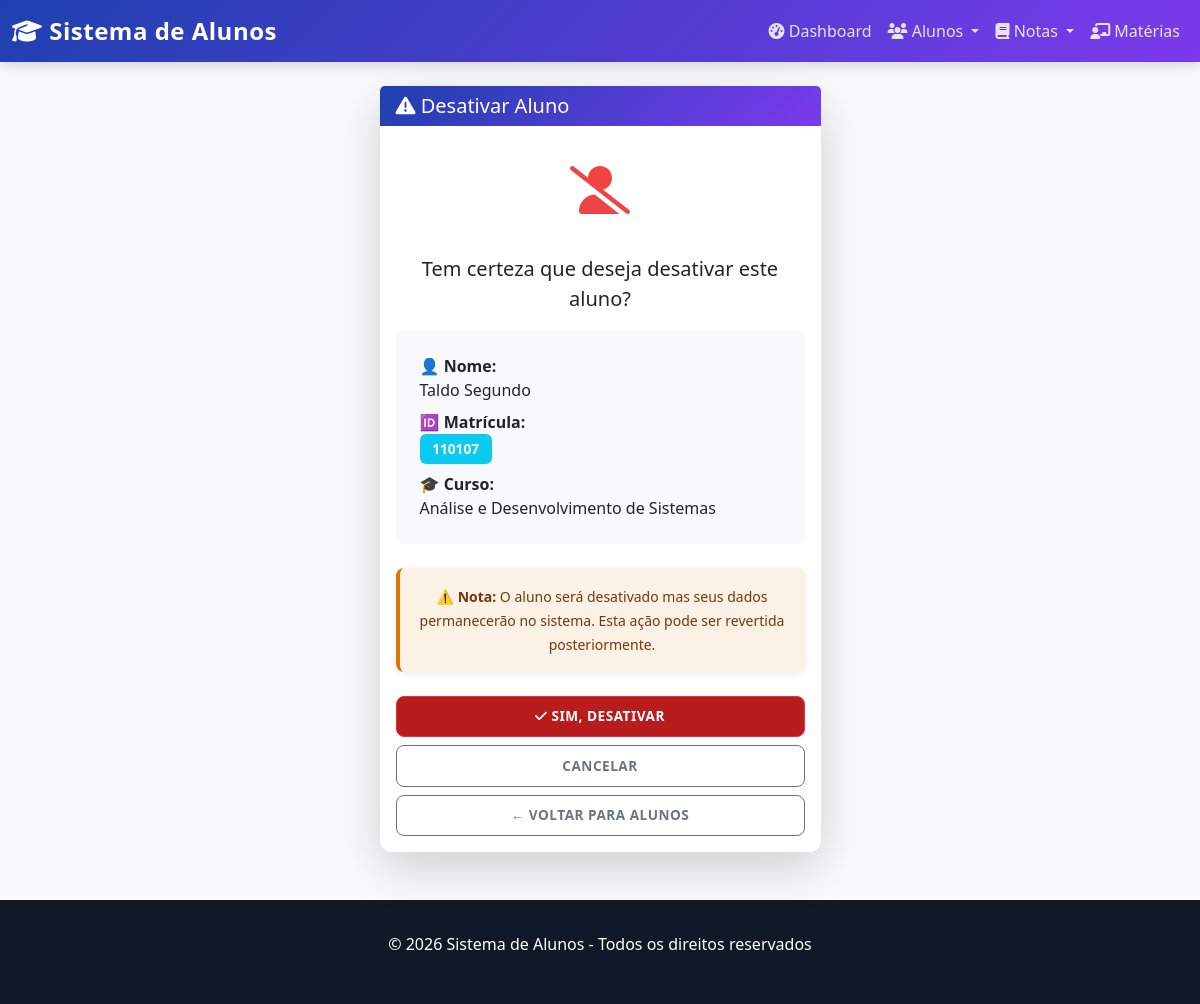
The app's page /alunos/48/excluir/ with its own data.
### alunos/models.py (models this page shows, shortened)
class Aluno(models.Model):
    nome = models.CharField(max_length=100)
    email = models.EmailField(unique=True)
    matricula = models.CharField(max_length=20, unique=True)
    curso = models.ForeignKey(Curso, on_delete=models.CASCADE, related_name='alunos')
    data_nascimento = models.DateField()
    telefone = models.CharField(max_length=15, blank=True, null=True)
    endereco = models.TextField(blank=True, null=True)
    ativo = models.BooleanField(default=True)
    materias = models.ManyToManyField(Materia, related_name='alunos_matriculados', blank=True)
    class Meta:
        verbose_name = 'Aluno'
        verbose_name_plural = 'Alunos'

class Curso(models.Model):
    nome = models.CharField(max_length=100, unique=True)
    descricao = models.TextField(blank=True, null=True)
    ativo = models.BooleanField(default=True)
    class Meta:
        verbose_name = 'Curso'
        verbose_name_plural = 'Cursos'

### alunos/views.py (the view)
# urls.py: path('alunos/<int:id>/excluir/', views.excluir_aluno, name='excluir_aluno'),
def excluir_aluno(request, id):
    aluno = get_object_or_404(Aluno, id=id)
    if request.method == 'POST':
        aluno.ativo = False
        aluno.save()
        messages.success(request, f'✓ Aluno {aluno.nome} desativado!')
        return redirect('lista_alunos')
    return render(request, 'alunos/confirmar_exclusao.html', {'aluno': aluno})

### alunos/templates/alunos/confirmar_exclusao.html (shortened to what this page needs)
{% extends 'base.html' %}
{% block content %}
<div class="container">
    <div class="row justify-content-center">
        <div class="col-lg-5">
            <div class="card shadow-lg border-danger">
                <div class="card-header bg-danger">
                    <h5 class="mb-0">
                        <i class="fas fa-exclamation-triangle"></i> Desativar Aluno
                    </h5>
                </div>
                <div class="card-body text-center">
                    <i class="fas fa-user-slash" style="font-size: 3rem; color: #ef4444; margin: 1.5rem 0;"></i>
                    <p class="fs-5 mt-3 mb-3">Tem certeza que deseja desativar este aluno?</p>
                    <div class="bg-light p-4 rounded mb-4 text-start">
                        <p class="mb-2">
                            <strong>👤 Nome:</strong><br>
                            {{ aluno.nome }}
                        </p>
                        <p class="mb-2">
                            <strong>🆔 Matrícula:</strong><br>
                            <span class="badge bg-info">{{ aluno.matricula }}</span>
                        </p>
                        <p class="mb-0">
                            <strong>🎓 Curso:</strong><br>
                            {{ aluno.curso.nome }}
                        </p>
                    </div>
                    <div class="alert alert-warning mb-4">
                        <small>
                            <strong>⚠️ Nota:</strong> O aluno será desativado mas seus dados permanecerão no sistema.
                            Esta ação pode ser revertida posteriormente.
                        </small>
                    </div>
                    <form method="post" class="d-grid gap-2">
                        <button type="submit" class="btn btn-danger btn-lg">
                            <i class="fas fa-check"></i> Sim, Desativar
                        </button>
                        <a href="{% url 'perfil_aluno' aluno.id %}" class="btn btn-outline-secondary">
                            Cancelar
                        </a>
                        <a href="{% url 'lista_alunos' %}" class="btn btn-outline-secondary btn-sm">
                            ← Voltar para Alunos
                        </a>
                    </form>
                </div>
            </div>
        </div>
    </div>
</div>
{% endblock %}

### templates/base.html (style rules this page uses)
:root { --primary-color: #1e40af; --secondary-color: #7c3aed; --success-color: #059669; --danger-color: #b91c1c; --warning-color: #d97706; --info-color: #0369a1; --dark-bg: #111827; --light-bg: #f8fafc; }
* { margin: 0; padding: 0; box-sizing: border-box; }
body { background-color: var(--light-bg); font-family: 'Segoe UI', Tahoma, Geneva, Verdana, sans-serif; }
.card { border: none; border-radius: 12px; box-shadow: 0 4px 12px rgba(0, 0, 0, 0.08); transition: all 0.3s ease; }
.card-header { background: linear-gradient(135deg, var(--primary-color) 0%, var(--secondary-color) 100%); border-radius: 12px 12px 0 0; color: white; font-weight: 600; border: none; }
.btn { font-weight: 600; padding: 0.6rem 1.2rem; border-radius: 8px; transition: all 0.3s ease; text-transform: uppercase; font-size: 0.85rem; letter-spacing: 0.5px; }
.btn-danger { background-color: var(--danger-color); }
.badge { font-size: 0.85rem; padding: 0.5rem 0.8rem; border-radius: 6px; font-weight: 600; }
.alert { border-radius: 8px; border: none; box-shadow: 0 2px 8px rgba(0, 0, 0, 0.08); }
.alert-warning { background-color: rgba(217, 119, 6, 0.1); color: #78350f; border-left: 4px solid var(--warning-color); }

### records on screen
Aluno: nome "Taldo Segundo", matricula "110107", curso.nome "Análise e Desenvolvimento de Sistemas"
